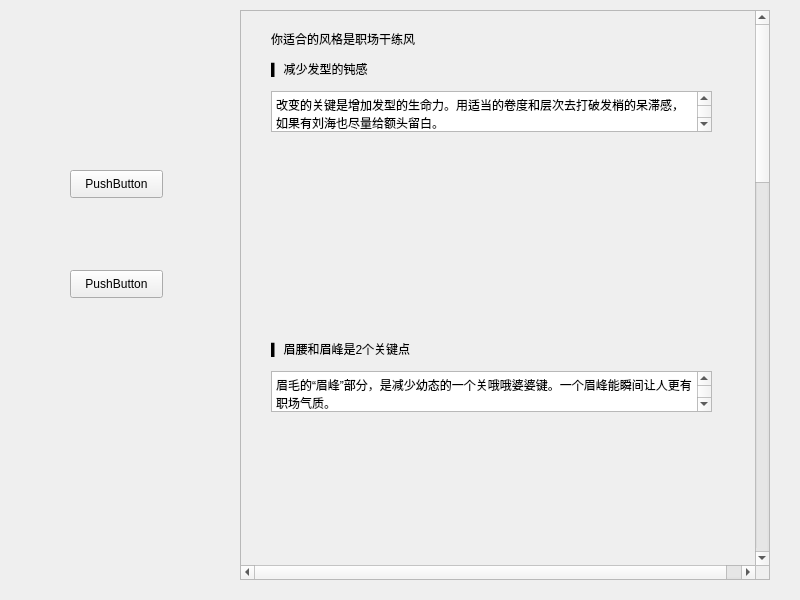
<?xml version="1.0" encoding="UTF-8"?>
<ui version="4.0">
 <class>w_b_r</class>
 <widget class="QWidget" name="w_b_r">
  <property name="geometry">
   <rect>
    <x>0</x>
    <y>0</y>
    <width>800</width>
    <height>600</height>
   </rect>
  </property>
  <property name="minimumSize">
   <size>
    <width>800</width>
    <height>600</height>
   </size>
  </property>
  <property name="windowTitle">
   <string>Form</string>
  </property>
  <widget class="QScrollArea" name="scrollArea">
   <property name="geometry">
    <rect>
     <x>240</x>
     <y>10</y>
     <width>530</width>
     <height>570</height>
    </rect>
   </property>
   <property name="verticalScrollBarPolicy">
    <enum>Qt::ScrollBarAlwaysOn</enum>
   </property>
   <property name="horizontalScrollBarPolicy">
    <enum>Qt::ScrollBarAlwaysOn</enum>
   </property>
   <property name="widgetResizable">
    <bool>false</bool>
   </property>
   <widget class="QWidget" name="scrollAreaWidgetContents">
    <property name="geometry">
     <rect>
      <x>0</x>
      <y>0</y>
      <width>530</width>
      <height>1850</height>
     </rect>
    </property>
    <property name="minimumSize">
     <size>
      <width>400</width>
      <height>1850</height>
     </size>
    </property>
    <widget class="QLabel" name="label">
     <property name="geometry">
      <rect>
       <x>30</x>
       <y>20</y>
       <width>291</width>
       <height>16</height>
      </rect>
     </property>
     <property name="text">
      <string>你适合的风格是职场干练风</string>
     </property>
    </widget>
    <widget class="QLabel" name="label_2">
     <property name="geometry">
      <rect>
       <x>30</x>
       <y>50</y>
       <width>201</width>
       <height>16</height>
      </rect>
     </property>
     <property name="text">
      <string>▍ 减少发型的钝感</string>
     </property>
    </widget>
    <widget class="QTextBrowser" name="textBrowser">
     <property name="geometry">
      <rect>
       <x>30</x>
       <y>80</y>
       <width>441</width>
       <height>41</height>
      </rect>
     </property>
     <property name="html">
      <string>&lt;!DOCTYPE HTML PUBLIC &quot;-//W3C//DTD HTML 4.0//EN&quot; &quot;http://www.w3.org/TR/REC-html40/strict.dtd&quot;&gt;
&lt;html&gt;&lt;head&gt;&lt;meta name=&quot;qrichtext&quot; content=&quot;1&quot; /&gt;&lt;style type=&quot;text/css&quot;&gt;
p, li { white-space: pre-wrap; }
&lt;/style&gt;&lt;/head&gt;&lt;body style=&quot; font-family:'SimSun'; font-size:9pt; font-weight:400; font-style:normal;&quot;&gt;
&lt;p style=&quot; margin-top:0px; margin-bottom:0px; margin-left:0px; margin-right:0px; -qt-block-indent:0; text-indent:0px;&quot;&gt;改变的关键是增加发型的生命力。用适当的卷度和层次去打破发梢的呆滞感，如果有刘海也尽量给额头留白。&lt;/p&gt;&lt;/body&gt;&lt;/html&gt;</string>
     </property>
    </widget>
    <widget class="QLabel" name="label_3">
     <property name="geometry">
      <rect>
       <x>30</x>
       <y>130</y>
       <width>441</width>
       <height>181</height>
      </rect>
     </property>
     <property name="text">
      <string/>
     </property>
    </widget>
    <widget class="QLabel" name="label_4">
     <property name="geometry">
      <rect>
       <x>30</x>
       <y>330</y>
       <width>201</width>
       <height>16</height>
      </rect>
     </property>
     <property name="text">
      <string>▍ 眉腰和眉峰是2个关键点</string>
     </property>
    </widget>
    <widget class="QTextBrowser" name="textBrowser_3">
     <property name="geometry">
      <rect>
       <x>30</x>
       <y>360</y>
       <width>441</width>
       <height>41</height>
      </rect>
     </property>
     <property name="html">
      <string>&lt;!DOCTYPE HTML PUBLIC &quot;-//W3C//DTD HTML 4.0//EN&quot; &quot;http://www.w3.org/TR/REC-html40/strict.dtd&quot;&gt;
&lt;html&gt;&lt;head&gt;&lt;meta name=&quot;qrichtext&quot; content=&quot;1&quot; /&gt;&lt;style type=&quot;text/css&quot;&gt;
p, li { white-space: pre-wrap; }
&lt;/style&gt;&lt;/head&gt;&lt;body style=&quot; font-family:'SimSun'; font-size:9pt; font-weight:400; font-style:normal;&quot;&gt;
&lt;p style=&quot; margin-top:0px; margin-bottom:0px; margin-left:0px; margin-right:0px; -qt-block-indent:0; text-indent:0px;&quot;&gt;眉毛的“眉峰”部分，是减少幼态的一个关哦哦婆婆键。一个眉峰能瞬间让人更有职场气质。&lt;/p&gt;&lt;/body&gt;&lt;/html&gt;</string>
     </property>
    </widget>
    <widget class="QLabel" name="label_5">
     <property name="geometry">
      <rect>
       <x>30</x>
       <y>410</y>
       <width>441</width>
       <height>211</height>
      </rect>
     </property>
     <property name="text">
      <string/>
     </property>
    </widget>
    <widget class="QLabel" name="label_6">
     <property name="geometry">
      <rect>
       <x>30</x>
       <y>640</y>
       <width>281</width>
       <height>16</height>
      </rect>
     </property>
     <property name="text">
      <string>▍ 眼妆不要只增加高度</string>
     </property>
    </widget>
    <widget class="QTextBrowser" name="textBrowser_2">
     <property name="geometry">
      <rect>
       <x>30</x>
       <y>670</y>
       <width>441</width>
       <height>41</height>
      </rect>
     </property>
     <property name="html">
      <string>&lt;!DOCTYPE HTML PUBLIC &quot;-//W3C//DTD HTML 4.0//EN&quot; &quot;http://www.w3.org/TR/REC-html40/strict.dtd&quot;&gt;
&lt;html&gt;&lt;head&gt;&lt;meta name=&quot;qrichtext&quot; content=&quot;1&quot; /&gt;&lt;style type=&quot;text/css&quot;&gt;
p, li { white-space: pre-wrap; }
&lt;/style&gt;&lt;/head&gt;&lt;body style=&quot; font-family:'SimSun'; font-size:9pt; font-weight:400; font-style:normal;&quot;&gt;
&lt;p style=&quot; margin-top:0px; margin-bottom:0px; margin-left:0px; margin-right:0px; -qt-block-indent:0; text-indent:0px;&quot;&gt;眼睛的线条圆还是尖，看的是开口和弧度大小。尖线条的眼睛更容易给人留下有气场的印象。&lt;/p&gt;&lt;/body&gt;&lt;/html&gt;</string>
     </property>
    </widget>
    <widget class="QLabel" name="label_7">
     <property name="geometry">
      <rect>
       <x>30</x>
       <y>720</y>
       <width>411</width>
       <height>181</height>
      </rect>
     </property>
     <property name="text">
      <string/>
     </property>
    </widget>
    <widget class="QLabel" name="label_8">
     <property name="geometry">
      <rect>
       <x>30</x>
       <y>920</y>
       <width>311</width>
       <height>16</height>
      </rect>
     </property>
     <property name="text">
      <string>▍ 改变唇峰线条&amp;嘴角线条</string>
     </property>
    </widget>
    <widget class="QTextBrowser" name="textBrowser_4">
     <property name="geometry">
      <rect>
       <x>30</x>
       <y>950</y>
       <width>441</width>
       <height>41</height>
      </rect>
     </property>
     <property name="html">
      <string>&lt;!DOCTYPE HTML PUBLIC &quot;-//W3C//DTD HTML 4.0//EN&quot; &quot;http://www.w3.org/TR/REC-html40/strict.dtd&quot;&gt;
&lt;html&gt;&lt;head&gt;&lt;meta name=&quot;qrichtext&quot; content=&quot;1&quot; /&gt;&lt;style type=&quot;text/css&quot;&gt;
p, li { white-space: pre-wrap; }
&lt;/style&gt;&lt;/head&gt;&lt;body style=&quot; font-family:'SimSun'; font-size:9pt; font-weight:400; font-style:normal;&quot;&gt;
&lt;p style=&quot; margin-top:0px; margin-bottom:0px; margin-left:0px; margin-right:0px; -qt-block-indent:0; text-indent:0px;&quot;&gt;圆唇、薄唇、嘴巴太小可能是很多人想要改变的唇形。稍宽一点的，厚度适中的唇形会更有优雅亲和的知性感。&lt;/p&gt;&lt;/body&gt;&lt;/html&gt;</string>
     </property>
    </widget>
    <widget class="QLabel" name="label_9">
     <property name="geometry">
      <rect>
       <x>30</x>
       <y>1000</y>
       <width>441</width>
       <height>201</height>
      </rect>
     </property>
     <property name="text">
      <string/>
     </property>
    </widget>
    <widget class="QLabel" name="label_10">
     <property name="geometry">
      <rect>
       <x>260</x>
       <y>1240</y>
       <width>211</width>
       <height>20</height>
      </rect>
     </property>
     <property name="text">
      <string>▍ 选款上增加一点冷元素</string>
     </property>
    </widget>
    <widget class="QTextBrowser" name="textBrowser_5">
     <property name="geometry">
      <rect>
       <x>250</x>
       <y>1290</y>
       <width>221</width>
       <height>81</height>
      </rect>
     </property>
     <property name="html">
      <string>&lt;!DOCTYPE HTML PUBLIC &quot;-//W3C//DTD HTML 4.0//EN&quot; &quot;http://www.w3.org/TR/REC-html40/strict.dtd&quot;&gt;
&lt;html&gt;&lt;head&gt;&lt;meta name=&quot;qrichtext&quot; content=&quot;1&quot; /&gt;&lt;style type=&quot;text/css&quot;&gt;
p, li { white-space: pre-wrap; }
&lt;/style&gt;&lt;/head&gt;&lt;body style=&quot; font-family:'SimSun'; font-size:9pt; font-weight:400; font-style:normal;&quot;&gt;
&lt;p style=&quot; margin-top:0px; margin-bottom:0px; margin-left:0px; margin-right:0px; -qt-block-indent:0; text-indent:0px;&quot;&gt;在暖的基础上，给款式增加一点冷的元素。这个冷要冷在版型，暖在材质。也就是线条利落，但材质柔软。&lt;/p&gt;&lt;/body&gt;&lt;/html&gt;</string>
     </property>
    </widget>
    <widget class="QLabel" name="label_11">
     <property name="geometry">
      <rect>
       <x>30</x>
       <y>1220</y>
       <width>211</width>
       <height>251</height>
      </rect>
     </property>
     <property name="text">
      <string/>
     </property>
    </widget>
    <widget class="QLabel" name="label_12">
     <property name="geometry">
      <rect>
       <x>30</x>
       <y>1490</y>
       <width>251</width>
       <height>16</height>
      </rect>
     </property>
     <property name="text">
      <string>▍ 在样式上学会做减法</string>
     </property>
    </widget>
    <widget class="QTextBrowser" name="textBrowser_6">
     <property name="geometry">
      <rect>
       <x>30</x>
       <y>1520</y>
       <width>441</width>
       <height>51</height>
      </rect>
     </property>
     <property name="html">
      <string>&lt;!DOCTYPE HTML PUBLIC &quot;-//W3C//DTD HTML 4.0//EN&quot; &quot;http://www.w3.org/TR/REC-html40/strict.dtd&quot;&gt;
&lt;html&gt;&lt;head&gt;&lt;meta name=&quot;qrichtext&quot; content=&quot;1&quot; /&gt;&lt;style type=&quot;text/css&quot;&gt;
p, li { white-space: pre-wrap; }
&lt;/style&gt;&lt;/head&gt;&lt;body style=&quot; font-family:'SimSun'; font-size:9pt; font-weight:400; font-style:normal;&quot;&gt;
&lt;p style=&quot; margin-top:0px; margin-bottom:0px; margin-left:0px; margin-right:0px; -qt-block-indent:0; text-indent:0px;&quot;&gt;选款的时候，利用率最高的一定是基本款和有一点小设计的基本款，装饰物和元素一定不要太多，不然容易丧失质感。&lt;/p&gt;&lt;/body&gt;&lt;/html&gt;</string>
     </property>
    </widget>
    <widget class="QLabel" name="label_13">
     <property name="geometry">
      <rect>
       <x>30</x>
       <y>1590</y>
       <width>441</width>
       <height>201</height>
      </rect>
     </property>
     <property name="text">
      <string/>
     </property>
    </widget>
   </widget>
  </widget>
  <widget class="QPushButton" name="pushButton_2">
   <property name="geometry">
    <rect>
     <x>70</x>
     <y>170</y>
     <width>93</width>
     <height>28</height>
    </rect>
   </property>
   <property name="text">
    <string>PushButton</string>
   </property>
  </widget>
  <widget class="QPushButton" name="pushButton_3">
   <property name="geometry">
    <rect>
     <x>70</x>
     <y>270</y>
     <width>93</width>
     <height>28</height>
    </rect>
   </property>
   <property name="text">
    <string>PushButton</string>
   </property>
  </widget>
 </widget>
 <resources/>
 <connections/>
</ui>
